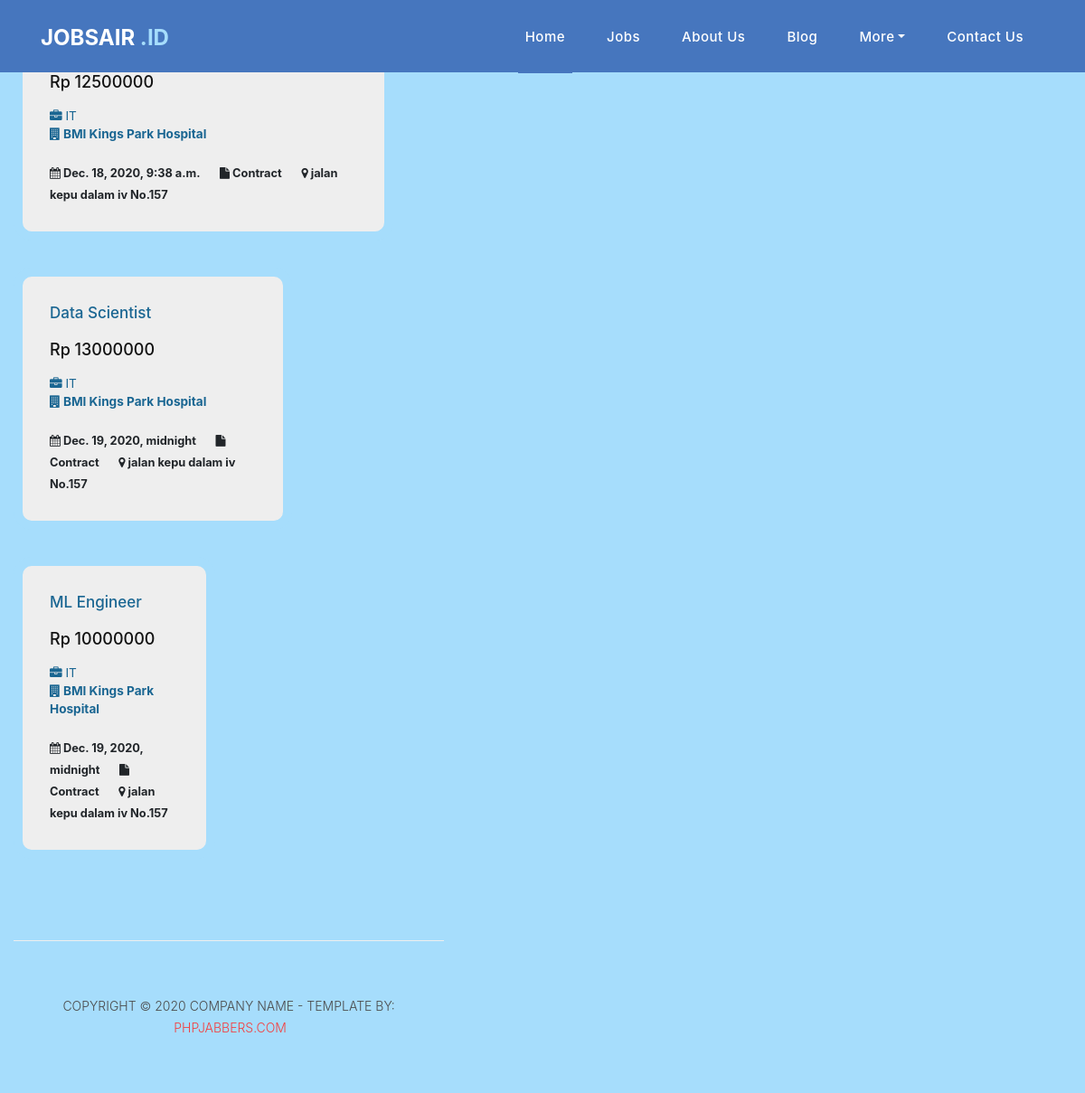
The page / on the database its author committed.
### Jobsair_id/models.py (models this page shows, shortened)
class Post(models.Model):
    author = models.ForeignKey(settings.AUTH_USER_MODEL,
                               on_delete=models.CASCADE)
    company = models.CharField(max_length=255)
    title = models.CharField(max_length=255)
    category = models.CharField(max_length=255, default='uncategorized')
    salary = models.BigIntegerField(blank=True, null=True)
    job_desc = models.TextField()
    created_date = models.DateTimeField(default=timezone.now)
    published_date = models.DateTimeField(blank=True, null=True)
    email = models.EmailField()
    address = models.TextField(blank=True, null=True)
    comp_link = models.URLField(blank=True, null=True)

### Jobsair_id/views.py (the view)
# urls.py: urlpatterns = [path('', views.post_list, name='post_list'), ]
def post_list(request):
    posts = Post.objects.filter(published_date__lte=timezone.now()).order_by('published_date')
    return render(request, 'Jobsair_id/post_list.html', {'posts': posts})

### Jobsair_id/templates/Jobsair_id/post_list.html (shortened to what this page needs)
<!DOCTYPE html>
{% load static %}
<html lang="en">
  <head>
    <link href="{% static 'Jobsair_id/vendor/bootstrap/css/bootstrap.min.css' %}" rel="stylesheet">
    <link rel="stylesheet" href="{% static 'Jobsair_id/assets/css/fontawesome.css' %}">
    <link rel="stylesheet" href="{% static 'Jobsair_id/assets/css/style.css' %}">
    <link rel="stylesheet" href="{% static 'Jobsair_id/assets/css/owl.css' %}">
  </head>
  <body>
    <header class="">
      <nav class="navbar navbar-expand-lg">
        <div class="container">
          <a class="navbar-brand" href="/index.html"><h2>Jobsair <em>.ID</em></h2></a>
          <div class="collapse navbar-collapse" id="navbarResponsive">
            <ul class="navbar-nav ml-auto">
                <li class="nav-item active">
                    <a class="nav-link" href="/index.html">Home
                    </a>
                </li>
                <li class="nav-item"><a class="nav-link" href="/jobs.html">Jobs</a></li>
                <li class="nav-item"><a class="nav-link" href="/about-us.html">About us</a></li>
                <li class="nav-item"><a class="nav-link" href="/blog.html">Blog</a></li>
                <li class="nav-item dropdown">
                    <a class="nav-link dropdown-toggle" data-toggle="dropdown" href="#" role="button" aria-haspopup="true" aria-expanded="false">More</a>
                </li>
                <li class="nav-item"><a class="nav-link" href="/contact.html">Contact Us</a></li>
            </ul>
          </div>
        </div>
      </nav>
    </header>
    {% for post in posts %}
        <div class="col-md-9">
          <div class="row">
            <div class="col-md-6">
              <div class="product-item">
                <div class="down-content">
                  <a href="job-details.html"><h4>{{ post.title }}</h4></a>
                  <h6>Rp {{ post.salary }}</h6>
                  <h4><small><i class="fa fa-briefcase"></i> {{ post.category }} <br> <strong><i class="fa fa-building"></i> BMI Kings Park Hospital</strong></small></h4>
                  <small>
                       <strong title="Posted on"><i class="fa fa-calendar"></i> {{ post.published_date }}</strong> &nbsp;&nbsp;&nbsp;&nbsp;
                       <strong title="Type"><i class="fa fa-file"></i> Contract</strong> &nbsp;&nbsp;&nbsp;&nbsp;
                       <strong title="Location"><i class="fa fa-map-marker"></i> {{ post.address }}</strong>
                  </small>
                </div>
              </div>
            </div>
    {% endfor %}
    <footer>
      <div class="container">
        <div class="row">
          <div class="col-md-12">
            <div class="inner-content">
              <p>Copyright © 2020 Company Name - Template by: <a href="https://www.phpjabbers.com/">PHPJabbers.com</a></p>
            </div>
          </div>
        </div>
      </div>
    </footer>
  </body>
</html>

### Jobsair_id/static/Jobsair_id/assets/css/style.css (style rules this page uses)
body { font-family: 'Poppins', sans-serif,#eeeeee; background: #A6DDFC; overflow-x: hidden; text-rendering: optimizeLegibility; -webkit-font-smoothing: antialiased; -moz-osx-font-smoothing: grayscale; }
p { margin-bottom: 0px; font-size: 14px; font-weight: 300; color: #4a4a4a; line-height: 24px; }
a { text-decoration: none!important; }
ul { padding: 0; margin: 0; list-style: none; }
h1,h2,h3,h4,h5,h6 { margin: 0px; }
header { position: absolute; z-index: 99999; width: 100%; height: 80px; background-color: #4676BE; -webkit-transition: all 0.3s ease-in-out 0s; -moz-transition: all 0.3s ease-in-out 0s; -o-transition: all 0.3s ease-in-out 0s; transition: all 0.3s ease-in-out 0s; }
header .navbar { padding: 17px 0px; }
.navbar .navbar-brand { float: left; margin-top: -12px; outline: none; }
.navbar .navbar-brand h2 { color: #fff; text-transform: uppercase; font-size: 24px; font-weight: 700; -webkit-transition: all .3s ease 0s; -moz-transition: all .3s ease 0s; -o-transition: all .3s ease 0s; transition: all .3s ease 0s; }
.navbar .navbar-brand h2 em { font-style: normal; color: #A6DDFC; }
#navbarResponsive { z-index: 999; }
.navbar-collapse { text-align: center; }
.navbar .navbar-nav .nav-item { margin: 0px 15px; }
.navbar .navbar-nav a.nav-link { text-transform: capitalize; font-size: 15px; font-weight: 500; letter-spacing: 0.5px; color: #fff; transition: all 0.5s; margin-top: 5px; }
.navbar .navbar-nav .nav-link:hover, .navbar .navbar-nav .active>.nav-link, .navbar .navbar-nav .nav-link.active, .navbar .navbar-nav .nav-link.show, .navbar .navbar-nav .show>.nav-link { color: #fff; padding-bottom: 25px; border-bottom: 3px solid #4676BE; }
.product-item { border: 10px solid #A6DDFC; background: #eeeeee; margin-bottom: 30px; border-radius: 20px; }
.product-item .down-content { padding: 30px; position: relative; }
.product-item .down-content h4 { font-size: 17px; color: #1a6692; margin-bottom: 20px; }
.product-item .down-content h6 { font-size: 18px; margin-bottom: 15px; color: #121212; }
footer { text-align: center; }
footer .inner-content { border-top: 1px solid #eee; margin-top: 60px; padding: 60px 0px; }
footer .inner-content p { text-transform: uppercase; }
footer .inner-content p a { color: #f33f3f; margin-left: 3px; }

### rows shown on the page
Post: salary "12500000", category "IT", published_date "Dec. 18, 2020, 9:38 a.m.", address "jalan kepu dalam iv No.157"
Post: title "Data Scientist", salary "13000000", category "IT", published_date "Dec. 19, 2020, midnight", address "jalan kepu dalam iv No.157"
Post: title "ML Engineer", salary "10000000", category "IT", published_date "Dec. 19, 2020, midnight", address "jalan kepu dalam iv No.157"
